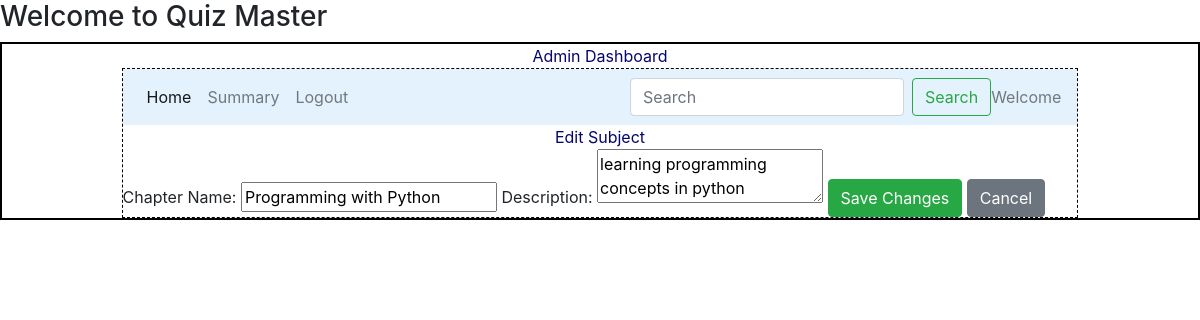
Page /edit_chapter/1/Admin on the earlier database version.
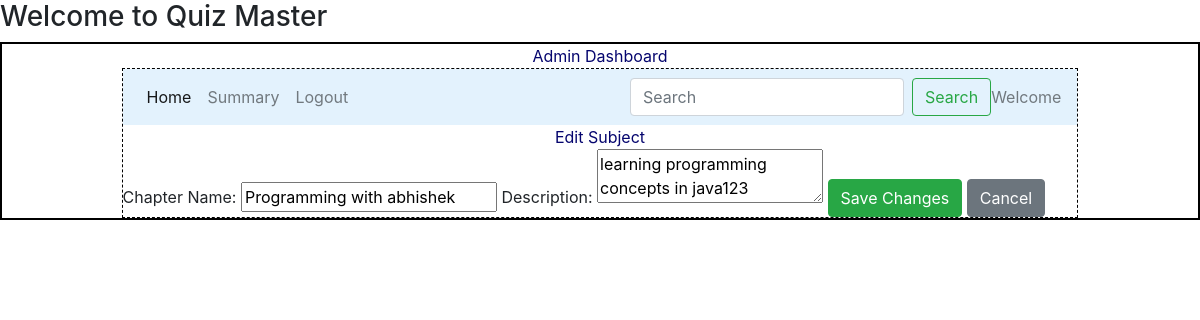
Same page on the later database version.
### models/model1.py (models this page shows)
class Chapter(db.Model):
    __tablename__="chapter"
    id=db.Column(db.Integer,primary_key=True)
    name=db.Column(db.String,nullable=False)
    description=db.Column(db.String,nullable=False)
    subject_id = db.Column(db.Integer, db.ForeignKey("subject.id"), nullable=False)
    quizes=db.relationship("Quiz",cascade="all,delete",backref="chapter",lazy=True)

### controllers/routes.py (the view)
@app.route('/edit_chapter/<int:chapter_id>/<string:name>', methods=["GET", "POST"])
def edit_chapter(chapter_id,name):
    chapter = Chapter.query.get_or_404(chapter_id)  # Fetch the chapter
    if request.method == 'POST':
        chapter.name = request.form.get('name')
        chapter.description = request.form.get('description')
        db.session.commit()
        return redirect(url_for("admin_dashboard"))  # Redirect to admin dashboard
    return render_template("edit_chapter.html", chapter=chapter)

### templates/edit_chapter.html
{%extends "admin_layout.html"%}
{%block content %}
            <div class="center">Edit Subject</div>
            <form method="POST">
              <label for="name">Chapter Name:</label>
              <input type="text" name="name" value="{{ chapter.name }}" required>
              <label for="description">Description:</label>
              <textarea name="description">{{ chapter.description }}</textarea>
              <button type="submit" class="btn btn-success">Save Changes</button>
              <a href="{{ url_for('admin_dashboard',name=name) }}" class="btn btn-secondary">Cancel</a>
          </form>
{%endblock%}

### templates/admin_layout.html (shortened to what this page needs)
<!DOCTYPE html>
<html lang="en">
<head>
    <link rel="stylesheet" href="/static/main.css">
    <link rel="stylesheet" href="https://cdn.jsdelivr.net/npm/bootstrap@4.0.0/dist/css/bootstrap.min.css">
</head>
<body>
    <h3>Welcome to Quiz Master</h3>
    <div class="my_container">
        <div class="center">Admin Dashboard</div>
        <div class="my_panel">
            <nav class="navbar navbar-expand-lg navbar-light" style="background-color: #e3f2fd;">
                <div class="collapse navbar-collapse" id="navbarText">
                  <ul class="navbar-nav mr-auto">
                    <li class="nav-item active">
                        <a class="nav-link" href="{{url_for('admin_dashboard')}}">Home</a>
                    </li>
                    <li class="nav-item">
                      <a class="nav-link" href="#">Summary</a>
                    </li>
                    <li class="nav-item">
                      <a class="nav-link" href="{{url_for('signin')}}">Logout</a>
                    </li>
                  </ul>
                  <form class="d-flex" method="POST" action="/search/{{name}}">
                    <input class="form-control mr-sm-2" type="search" placeholder="Search" name="search_txt" id="search_txt">
                    <button class="btn btn-outline-success my-2 my-sm-0" type="submit">Search</button>
                </form>
                  <span class="navbar-text">
                    Welcome {{name}}
                  </span>
                </div>
              </nav>
              {%block content%}{%endblock%}
            </div>
    </div>
    </body>
</html>

### static/main.css (style rules this page uses)
* { margin:0px; }
.my_container { border:2px solid black; }
.my_panel { width:80%; margin:auto; height:auto; border:1px dashed black; }
.center { text-align: center; margin: auto; color:rgb(5,5,110); }

Differences in the rows shown:
changed Chapter: name "Programming with Python" → "Programming with abhishek"; description "learning programming concepts in python" → "learning programming concepts in java123"
